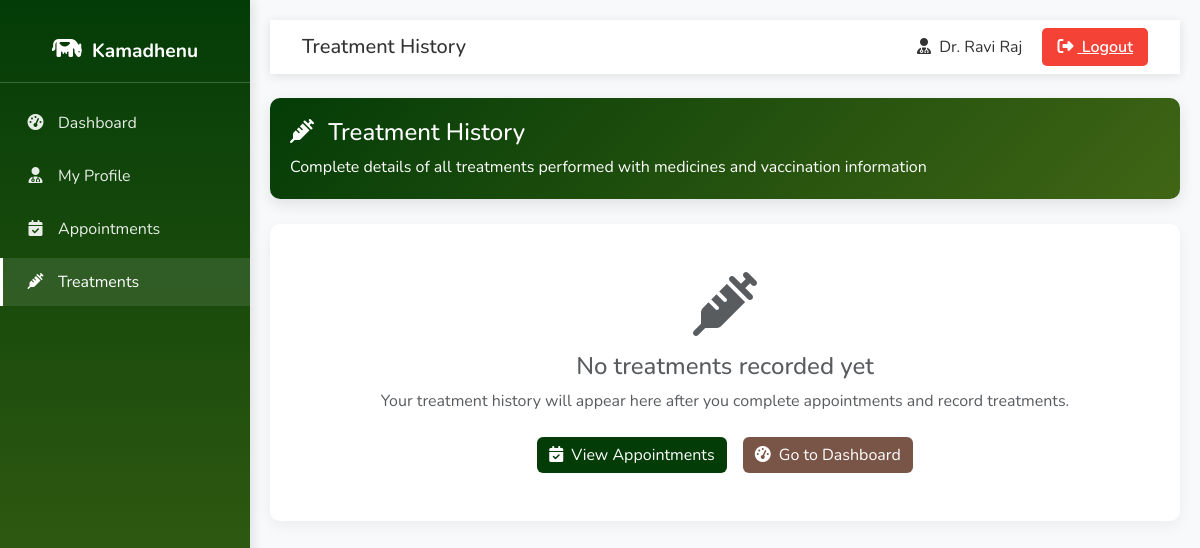
Before: /vet/treatments (signed in) with the older database file.
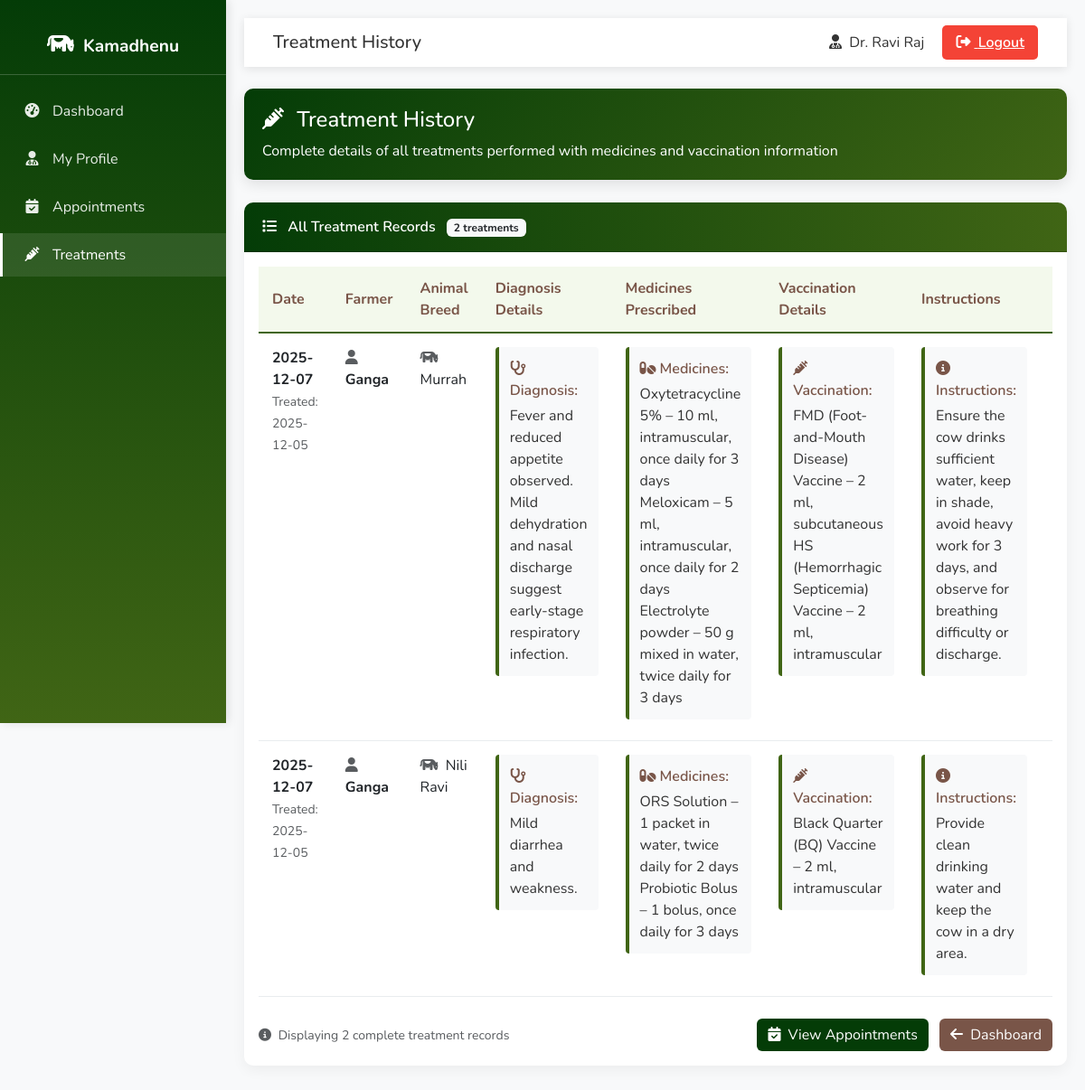
After: the same page with the newer database file.
### tables this page shows
CREATE TABLE treatments (
            id INTEGER PRIMARY KEY AUTOINCREMENT,
            appointment_id INTEGER,
            cow_id TEXT,
            vet_id INTEGER,
            farmer_id INTEGER,
            diagnosis TEXT,
            medicines TEXT,
            vaccination_details TEXT,
            instructions TEXT,
            treatment_date TEXT,
            created_at TIMESTAMP DEFAULT CURRENT_TIMESTAMP,
            FOREIGN KEY (appointment_id) REFERENCES appointments(id),
            FOREIGN KEY (cow_id) REFERENCES cows(cow_id),
            FOREIGN KEY (vet_id) REFERENCES veterinarians(vet_id),
            FOREIGN KEY (farmer_id) REFERENCES farmers(farmer_id)
        );

CREATE TABLE appointments (
            id INTEGER PRIMARY KEY AUTOINCREMENT,
            farmer_id INTEGER NOT NULL,
            vet_id INTEGER NOT NULL,
            date TEXT NOT NULL,
            time TEXT NOT NULL,
            status TEXT DEFAULT 'scheduled',  -- scheduled, completed, cancelled
            created_at TIMESTAMP DEFAULT CURRENT_TIMESTAMP
        );

CREATE TABLE farmers (
            farmer_id INTEGER PRIMARY KEY AUTOINCREMENT,
            name TEXT NOT NULL,
            email TEXT UNIQUE NOT NULL,
            phone TEXT UNIQUE NOT NULL,
            state TEXT NOT NULL,
            city TEXT NOT NULL,
            address TEXT,
            password TEXT NOT NULL,
            photo TEXT, 
            created_at TIMESTAMP DEFAULT CURRENT_TIMESTAMP
        );

CREATE TABLE cows (
            cow_id TEXT PRIMARY KEY,
            farmer_id INTEGER,
            cattle_type TEXT NOT NULL,
            breed TEXT,
            date_of_birth DATE,  -- NEW: Date of birth
            age INTEGER,
            weight REAL,
            color TEXT,
            health_records TEXT,
            vaccination_history TEXT,
            milk_yield REAL,
            special_notes TEXT,
            photo TEXT,
            muzzle_id TEXT,
            muzzle_photo TEXT,
            father_id TEXT,
            mother_id TEXT,
            insurance_by TEXT,  -- NEW: Insurance company name
            insurance_policy_number TEXT,  -- NEW: Policy number
            insurance_valid_upto DATE,  -- NEW: Insurance expiry date
            created_at TIMESTAMP DEFAULT CURRENT_TIMESTAMP,
            FOREIGN KEY (farmer_id) REFERENCES farmers(farmer_id),
            FOREIGN KEY (father_id) REFERENCES cows(cow_id),
            FOREIGN KEY (mother_id) REFERENCES cows(cow_id)
        );

### app.py (the view)
@app.route("/vet/treatments")
def vet_treatments():
    if "vet_id" not in session:
        flash("Please login first!", "danger")
        return redirect(url_for("vet_login"))
    conn = get_db()
    cursor = conn.cursor()
    cursor.execute("""
        SELECT t.*, f.name as farmer_name, c.breed as cow_breed,
               a.date as appointment_date
        FROM treatments t
        JOIN farmers f ON t.farmer_id = f.farmer_id
        JOIN cows c ON t.cow_id = c.cow_id
        JOIN appointments a ON t.appointment_id = a.id
        WHERE t.vet_id = ?
        ORDER BY t.created_at DESC
    """, (session["vet_id"],))
    treatments = cursor.fetchall()
    conn.close()
    return render_template("vet_treatments.html", treatments=treatments)

### app.py (called while the page is built)
def get_db():
    conn = sqlite3.connect(DB_NAME)
    conn.row_factory = sqlite3.Row
    return conn

@app.context_processor
def inject_lang():
    return {'current_lang': session.get('language', 'en')}

### templates/vet_treatments.html (shortened to what this page needs)
<!DOCTYPE html>
<html lang="en">
<head>
    <link rel="stylesheet" href="https://cdn.jsdelivr.net/npm/bootstrap@5.3.0/dist/css/bootstrap.min.css">
    <link rel="stylesheet" href="https://cdnjs.cloudflare.com/ajax/libs/font-awesome/6.4.0/css/all.min.css">
</head>
<body>
    <div class="sidebar">
        <div class="sidebar-brand">
            <i class="fas fa-cow"></i><span>Kamadhenu</span>
        </div>
        <ul class="sidebar-nav">
            <li><a href="{{ url_for('vet_dashboard') }}" ><i class="fas fa-tachometer-alt"></i><span>Dashboard</span></a></li>
            <li><a href="{{ url_for('vet_profile') }}"><i class="fas fa-user-md"></i><span>My Profile</span></a></li>
            <li><a href="{{ url_for('vet_appointments') }}" ><i class="fas fa-calendar-check"></i><span>Appointments</span></a></li>
            <li><a href="{{ url_for('vet_treatments') }}" class="active"><i class="fas fa-syringe"></i><span>Treatments</span></a></li>
        </ul>
    </div>
    <div class="main-content">
        <nav class="navbar navbar-expand-lg navbar-light mb-4">
            <div class="container-fluid">
                <h5 class="mb-0">Treatment History</h5>
                <div>
                    <span class="me-3"><i class="fas fa-user-md me-1"></i> Dr. {{ session['vet_name'] }}</span>
                    <a href="{{ url_for('vet_logout') }}" class="btn-logout"><i class="fas fa-sign-out-alt me-1"></i> Logout</a>
                </div>
            </div>
        </nav>
        <div class="welcome-card">
            <h4><i class="fas fa-syringe me-2"></i> Treatment History</h4>
            <p class="mb-0">Complete details of all treatments performed with medicines and vaccination information</p>
        </div>
        {% if treatments %}
        <div class="card">
            <div class="card-header">
                <i class="fas fa-list me-2"></i> All Treatment Records
                <span class="badge bg-light text-dark ms-2">{{ treatments|length }} treatments</span>
            </div>
            <div class="card-body">
                <div class="table-responsive">
                    <table class="recent-table">
                        <thead>
                            <tr>
                                <th width="120">Date</th>
                                <th width="150">Farmer</th>
                                <th width="120">Animal Breed</th>
                                <th>Diagnosis Details</th>
                                <th>Medicines Prescribed</th>
                                <th>Vaccination Details</th>
                                <th>Instructions</th>
                                <th width="100">Status</th>
                            </tr>
                        </thead>
                        <tbody>
                            {% for treatment in treatments %}
                            <tr>
                                <td>
                                    <strong>{{ treatment['appointment_date'] }}</strong>
                                    <br>
                                    <small class="text-muted">Treated: {{ treatment['treatment_date'] }}</small>
                                </td>
                                <td>
                                    <i class="fas fa-user me-1 text-muted"></i>
                                    <strong>{{ treatment['farmer_name'] }}</strong>
                                </td>
                                <td>
                                    <i class="fas fa-cow me-1 text-muted"></i>
                                    {{ treatment['cow_breed'] }}
                                </td>
                                <td>
                                    {% if treatment['diagnosis'] %}
                                    <div class="treatment-details">
                                        <div class="detail-label">
                                            <i class="fas fa-stethoscope me-1"></i>Diagnosis:
                                        </div>
                                        <div class="detail-content">
                                            {{ treatment['diagnosis'] }}
                                        </div>
                                    </div>
                                    {% else %}
                                    <span class="text-muted">No diagnosis recorded</span>
                                    {% endif %}
                                </td>
                                <td>
                                    {% if treatment['medicines'] %}
                                    <div class="treatment-details">
                                        <div class="detail-label">
                                            <i class="fas fa-pills me-1"></i>Medicines:
                                        </div>
                                        <div class="detail-content">
                                            {{ treatment['medicines'] }}
                                        </div>
                                    </div>
                                    {% else %}
                                    <span class="text-muted">No medicines prescribed</span>
                                    {% endif %}
                                </td>
                                <td>
                                    {% if treatment['vaccination_details'] %}
                                    <div class="treatment-details">
                                        <div class="detail-label">
                                            <i class="fas fa-syringe me-1"></i>Vaccination:
                                        </div>
                                        <div class="detail-content">
                                            {{ treatment['vaccination_details'] }}
                                        </div>
                                    </div>
                                    {% else %}
                                    <span class="text-muted">No vaccination</span>
                                    {% endif %}
                                </td>
                                <td>
                                    {% if treatment['instructions'] %}
                                    <div class="treatment-details">
                                        <div class="detail-label">
                                            <i class="fas fa-info-circle me-1"></i>Instructions:
                                        </div>
                                        <div class="detail-content">
                                            {{ treatment['instructions'] }}
                                        </div>
                                    </div>
                                    {% else %}
                                    <span class="text-muted">No special instructions</span>
                                    {% endif %}
                                </td>
                                <td class="text-completed">
                                </td>
                            </tr>
                            {% endfor %}
                        </tbody>
                    </table>
                </div>
                <div class="mt-4 d-flex justify-content-between align-items-center">
                    <div class="text-muted">
                        <small>
                            <i class="fas fa-info-circle me-1"></i>
                            Displaying {{ treatments|length }} complete treatment records
                        </small>
                    </div>
                    <div>
                        <a href="{{ url_for('vet_appointments') }}" class="btn btn-primary me-2">
                            <i class="fas fa-calendar-check me-1"></i> View Appointments
                        </a>
                        <a href="{{ url_for('vet_dashboard') }}" class="btn btn-secondary">
                            <i class="fas fa-arrow-left me-1"></i> Dashboard
                        </a>
                    </div>
                </div>
            </div>
        </div>
        {% else %}
        <div class="card">
            <div class="card-body text-center py-5">
                <i class="fas fa-syringe text-muted mb-3" style="font-size: 4rem;"></i>
                <h4 class="text-muted">No treatments recorded yet</h4>
                <p class="text-muted mb-4">Your treatment history will appear here after you complete appointments and record treatments.</p>
                <div class="d-flex justify-content-center gap-3">
                    <a href="{{ url_for('vet_appointments') }}" class="btn btn-primary">
                        <i class="fas fa-calendar-check me-1"></i> View Appointments
                    </a>
                    <a href="{{ url_for('vet_dashboard') }}" class="btn btn-secondary">
                        <i class="fas fa-tachometer-alt me-1"></i> Go to Dashboard
                    </a>
                </div>
            </div>
        </div>
        {% endif %}
    </div>
</body>
</html>

### templates/vet_treatments.html (style rules this page uses)
:root { --primary-green: #043c07; --light-green: #0e5510; --pastoral-green: #406515; --cream: #fff9e6; --brown: #795548; --light-brown: #a98274; }
body { font-family: 'Nunito', sans-serif; background-color: #f8f9fa; color: #333; }
.sidebar { background: linear-gradient(to bottom, var(--primary-green), var(--pastoral-green)); color: white; height: 100vh; position: fixed; top: 0; left: 0; width: 250px; padding-top: 20px; box-shadow: 3px 0 10px rgba(0, 0, 0, 0.1); z-index: 1000; }
.sidebar-brand { padding: 1rem 1.5rem; font-size: 1.2rem; font-weight: 700; text-align: center; border-bottom: 1px solid rgba(255, 255, 255, 0.2); margin-bottom: 1rem; }
.sidebar-brand i { font-size: 1.5rem; margin-right: 10px; }
.sidebar-nav { list-style: none; padding: 0; margin: 0; }
.sidebar-nav li { margin-bottom: 5px; }
.sidebar-nav a { color: rgba(255, 255, 255, 0.9); text-decoration: none; padding: 12px 20px; display: block; transition: all 0.3s; border-left: 3px solid transparent; }
.sidebar-nav a:hover, .sidebar-nav a.active { background-color: rgba(255, 255, 255, 0.1); color: white; border-left: 3px solid white; }
.sidebar-nav i { width: 25px; text-align: center; margin-right: 10px; }
.main-content { margin-left: 250px; padding: 20px; }
.navbar { background-color: white; box-shadow: 0 2px 10px rgba(0, 0, 0, 0.1); padding: 15px 20px; }
.welcome-card { background: linear-gradient(135deg, var(--primary-green), var(--pastoral-green)); color: white; border-radius: 10px; padding: 20px; margin-bottom: 25px; box-shadow: 0 5px 15px rgba(0, 0, 0, 0.1); }
.card { border: none; border-radius: 10px; box-shadow: 0 5px 15px rgba(0, 0, 0, 0.05); margin-bottom: 20px; }
.card-header { background: linear-gradient(to right, var(--primary-green), var(--pastoral-green)); color: white; border-top-left-radius: 10px !important; border-top-right-radius: 10px !important; font-weight: 600; padding: 15px 20px; }
.btn-logout { background-color: #f44336; border: none; color: white; padding: 8px 15px; border-radius: 5px; font-weight: 600; transition: all 0.3s; }
.btn-secondary { background-color: var(--brown); border: none; }
.btn-primary { background-color: var(--primary-green); border: none; }
.recent-table { width: 100%; }
.recent-table th { background-color: rgba(139, 195, 74, 0.1); color: var(--brown); font-weight: 700; padding: 12px 15px; border-bottom: 2px solid var(--pastoral-green); }
.recent-table td { padding: 15px; border-bottom: 1px solid #e9ecef; vertical-align: top; }
.treatment-details { background: #f8f9fa; border-left: 4px solid var(--pastoral-green); padding: 12px; border-radius: 4px; margin-bottom: 8px; }
.detail-label { font-weight: 600; color: var(--brown); margin-bottom: 4px; }
.detail-content { color: #333; line-height: 1.5; }
.text-completed { color: var(--pastoral-green); font-weight: 600; }
body { top: 0 !important; }
body { top: 0px !important; position: static !important; }

Changed rows visible on the page:
added treatments: appointment_date "2025-12-07", treatment_date "2025-12-05", farmer_name "Ganga", cow_breed "Murrah", diagnosis "Fever and reduced appetite observed. Mild dehydration and nasal discharge suggest early-stage respiratory infection.", medicines "Oxytetracycline 5% – 10 ml, intramuscular, once daily for 3 days Meloxicam – 5 ml, intramuscular, once daily for 2 days Electrolyte powder – 50 g mixed in water, twice daily for 3 days", vaccination_details "FMD (Foot-and-Mouth Disease) Vaccine – 2 ml, subcutaneous HS (Hemorrhagic Septicemia) Vaccine – 2 ml, intramuscular", instructions "Ensure the cow drinks sufficient water, keep in shade, avoid heavy work for 3 days, and observe for breathing difficulty or discharge."
added treatments: appointment_date "2025-12-07", treatment_date "2025-12-05", farmer_name "Ganga", cow_breed "Nili Ravi", diagnosis "Mild diarrhea and weakness.", medicines "ORS Solution – 1 packet in water, twice daily for 2 days Probiotic Bolus – 1 bolus, once daily for 3 days", vaccination_details "Black Quarter (BQ) Vaccine – 2 ml, intramuscular", instructions "Provide clean drinking water and keep the cow in a dry area."
Other visible differences:
{{ treatments|length }}: (not shown) → "2"
text no longer shown: "No treatments recorded yet Your treatment history will appear here after you complete appointments and record treatments. Go to Dashboard"
text now shown: "All Treatment Records treatments Date Farmer Animal Breed Diagnosis Details Medicines Prescribed Vaccination Details Instructions Displaying complete treatment records Dashboard"
